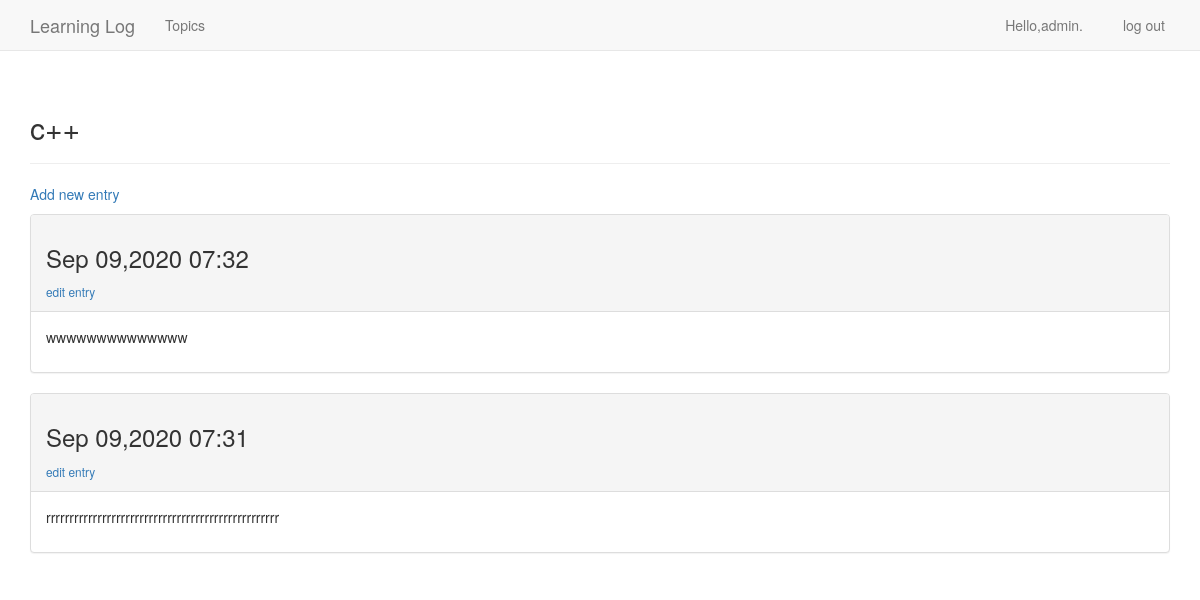
/learning_logs/topics/3/ (signed in), run on the app's committed database.
### learning_logs/models.py (models this page shows, shortened)
class Topic(models.Model):
    text = models.CharField(max_length=200)
    date_added = models.DateTimeField(auto_now_add=True)
    owner = models.ForeignKey(User,on_delete=models.CASCADE)
    def __str__(self):
        return self.text

class Entry(models.Model):
    topic = models.ForeignKey(Topic,on_delete=models.CASCADE)
    text = models.TextField()
    date_added = models.DateTimeField(auto_now_add=True)
    class Meta:
        verbose_name_plural = 'entries'

### learning_logs/views.py (the view)
# urls.py: url(r'^topics/(?P<topic_id>\d+)/$',views.topic,name='topic'),
@login_required
def topic(request,topic_id):
    topic = Topic.objects.get(id=topic_id)
    if topic.owner != request.user:
        raise Http404
    entries = topic.entry_set.order_by('-date_added')
    context = {'topic':topic,'entries':entries}
    return render(request,'learning_logs/topic.html',context)

### templates/learning_logs/topic.html
 {% extends "learning_logs/base.html"%}
 {% load bootstrap4 %}
 {% block header %}
    <h2>{{ topic }}</h2>
 {% endblock header%}
 {% block content %}
     <p>
         <a href="{% url 'learning_logs:new_entry' topic.id %}">Add new entry</a>
     </p>
         {% for entry in entries%}
     <div class="panel panel-default">
         <div class="panel-heading">
             <h3>
                 {{ entry.date_added|date:'M d,Y H:i' }}
             </h3>
             <small>
                 <a href="{% url 'learning_logs:edit_entry' entry.id %}"> edit entry </a>
             </small>
         </div>
         <div class="panel-body">
             {{ entry.text|linebreaks }}
         </div>
     </div>
         {% empty%}
         There are no entries for Topic yet.
         {% endfor %}
 {% endblock content %}

### templates/learning_logs/base.html (shortened to what this page needs)
{% load bootstrap4 %}
<!DOCTYPE html>
<html lang="en">
<head>
    <link rel="stylesheet" href="https://cdn.staticfile.org/twitter-bootstrap/3.3.7/css/bootstrap.min.css">
</head>
<body>
    <nav class="navbar navbar-default navbar-static-top" role="navigation">
        <div class="container-fluid">
        <div class="container">
            <div class="navbar-header">
                <a class="navbar-brand" href="{% url 'learning_logs:index'%}">
                    Learning Log</a>
            </div>
            <div id="navbar" class="collapse navbar-collapse">
                <ul class="nav navbar-nav">
                    <li><a href="{% url 'learning_logs:topics' %}">Topics</a></li>
                </ul>
                <ul class="nav navbar-nav navbar-right list-inline">
                    {% if user.is_authenticated %}
                    <li><a>Hello,{{ user.username }}. </a></li>
                    <li><a href="{% url 'users:logout' %}"> log out</a></li>
                    {% else %}
                     <li><a href="{% url 'users:login' %}"> log in </a></li>
                     <li><a href="{% url 'users:register' %}"> register </a></li>
                    {% endif %}
                </ul>
            </div>
        </div>
        </div>
    </nav>
<div class="container">
     <div class="page-header">
        {% block header %}{% endblock header %}
    </div>
    <div>{% block content %} {% endblock content %}</div>
</div>
</body>
</html>

### data on the page
Topic: text "c++"
Entry: date_added "Sep 09,2020 07:32", text "wwwwwwwwwwwwww"
Entry: date_added "Sep 09,2020 07:31", text "rrrrrrrrrrrrrrrrrrrrrrrrrrrrrrrrrrrrrrrrrrrrrrrrrr"

### other printed values
{{ user.username }} "admin"
